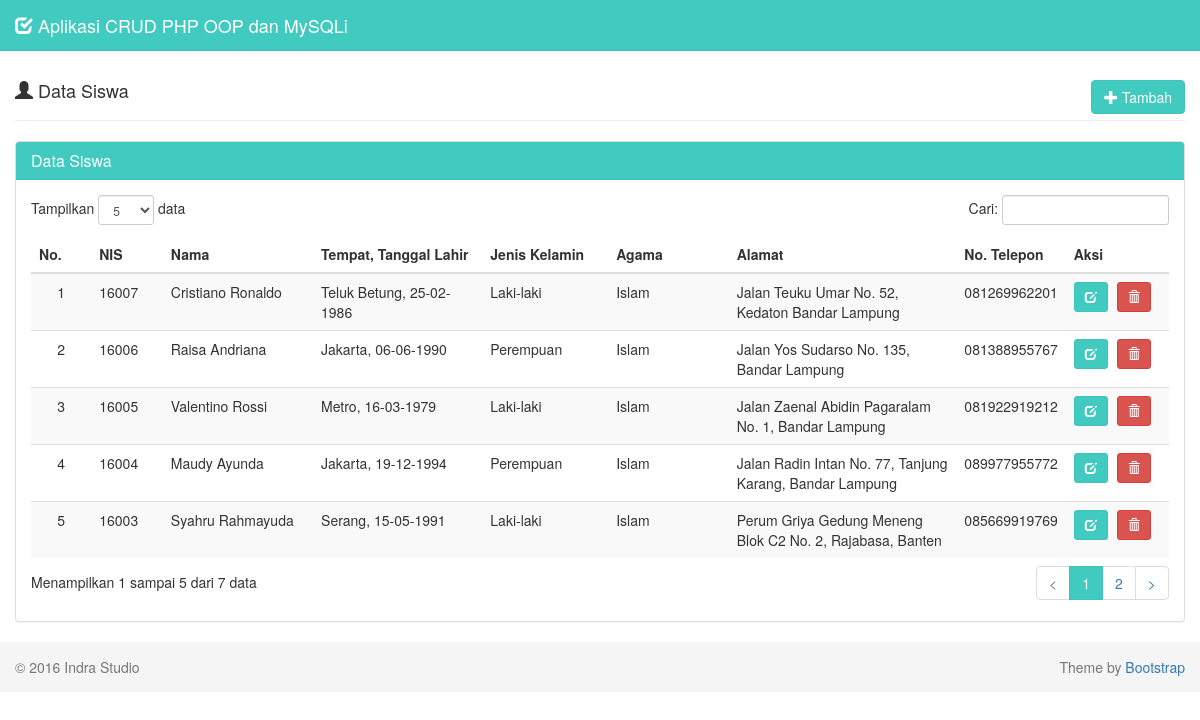
The page / on the database its author committed.
### tables this page shows
CREATE TABLE IF NOT EXISTS `is_siswa` (
  `nis` varchar(5) NOT NULL,
  `nama` varchar(30) NOT NULL,
  `tempat_lahir` varchar(30) NOT NULL,
  `tanggal_lahir` date NOT NULL,
  `jenis_kelamin` enum('Laki-laki','Perempuan') NOT NULL,
  `agama` varchar(20) NOT NULL,
  `alamat` varchar(100) NOT NULL,
  `no_telepon` varchar(12) NOT NULL,
  PRIMARY KEY (`nis`)
);

### siswa.php (called while the page is built, shortened)
<?php
class siswa {
    function view() {
        $db = new database();
        $mysqli = $db->connect();
        $sql = "SELECT * FROM is_siswa ORDER BY nis DESC";
        $result = $mysqli->query($sql);
        while ($data = $result->fetch_assoc()) {
            $hasil[] = $data;
        }
        return $hasil;
    }
}
?>

### tampil-data.php (the view, shortened to what this page needs)
<div class="row">
  <div class="col-md-12">
    <div class="page-header">
      <h4>
        <i class="glyphicon glyphicon-user"></i> Data Siswa
        <a class="btn btn-success pull-right" href="?page=tambah">
          <i class="glyphicon glyphicon-plus"></i> Tambah
        </a>
      </h4>
    </div>
    <div class="panel panel-default">
      <div class="panel-heading">
        <h3 class="panel-title">Data Siswa</h3>
      </div>
      <div class="panel-body">
        <table class="table table-striped table-hover" id="dataTables-example">
          <thead>
            <tr>
              <th>No.</th>
              <th>NIS</th>
              <th>Nama</th>
              <th>Tempat, Tanggal Lahir</th>
              <th>Jenis Kelamin</th>
              <th>Agama</th>
              <th>Alamat</th>
              <th>No. Telepon</th>
              <th>Aksi</th>
            </tr>
          </thead>
          <tbody>
          <?php
          require_once 'siswa.php';
          $siswa = new siswa();
          $result = $siswa->view();
          $no = 1;
          if (!empty($result)) {
            foreach($result as $data) {
              $tanggal        = $data['tanggal_lahir'];
              $tgl            = explode('-',$tanggal);
              $tanggal_lahir  = $tgl[2]."-".$tgl[1]."-".$tgl[0];
              echo "  <tr>
                    <td width='50' class='center'>$no</td>
                    <td width='60'>$data[nis]</td>
                    <td width='150'>$data[nama]</td>
                    <td width='180'>$data[tempat_lahir], $tanggal_lahir</td>
                    <td width='120'>$data[jenis_kelamin]</td>
                    <td width='120'>$data[agama]</td>
                    <td width='250'>$data[alamat]</td>
                    <td width='80'>$data[no_telepon]</td>
                    <td width='100'>
                      <div class=''>
                        <a data-toggle='tooltip' data-placement='top' title='Ubah' style='margin-right:5px' class='btn btn-success btn-sm' href='?page=ubah&id=$data[nis]'>
                          <i class='glyphicon glyphicon-edit'></i>
                        </a>";
          ?>
                        <a data-toggle="tooltip" data-placement="top" title="Hapus" class="btn btn-danger btn-sm" href="proses-hapus.php?id=<?php echo $data['nis'];?>" onclick="return confirm('Anda yakin ingin menghapus siswa <?php echo $data['nama']; ?>?');">
                          <i class="glyphicon glyphicon-trash"></i>
                        </a>
          <?php
              echo "
                      </div>
                    </td>
                  </tr>";
              $no++;
            }
          }
          ?>
          </tbody>
        </table>
      </div>
    </div>
  </div>
</div>

### index.php (shortened to what this page needs)
<!DOCTYPE html>
<html lang="en">
  <head>
    <link href="assets/css/bootstrap.min.css" rel="stylesheet">
    <link href="assets/css/datepicker.min.css" rel="stylesheet">
    <link href="assets/js/dataTables/css/dataTables.bootstrap.css" rel="stylesheet">
    <link href="assets/css/style.css" rel="stylesheet">
  </head>
  <body>
    <nav class="navbar navbar-default navbar-fixed-top">
      <div class="container-fluid">
        <div class="navbar-header">
          <a class="navbar-brand" href="index.php">
            <i class="glyphicon glyphicon-check"></i>
            Aplikasi CRUD PHP OOP dan MySQLi
          </a>
        </div>
      </div>
    </nav>
    <div class="container-fluid">
      <?php
      if (empty($_GET["page"])) {
        include "tampil-data.php";
      } elseif ($_GET['page'] == 'tambah') {
        include "form-tambah.php";
      } elseif ($_GET['page'] == 'ubah') {
        include "form-ubah.php";
      }
      ?>
    </div>
    <footer class="footer">
      <div class="container-fluid">
        <p class="text-muted pull-left">&copy; 2016 Indra Studio</p>
        <p class="text-muted pull-right ">Theme by <a href="http://www.getbootstrap.com" target="_blank">Bootstrap</a></p>
      </div>
    </footer>
  </body>
</html>

### assets/css/style.css (style rules this page uses)
body { padding-top: 40px; }
.navbar-default { background-color: #41cac0; border-color: #40c1be; }
.navbar-default .navbar-brand { color: #f1f2f7; }
.container-fluid .text-muted { margin: 15px 0; }
.panel-default > .panel-heading { background-color: #41cac0; border-color: #40c1be; color: #fff; }
.btn-success { background-color: #41cac0; border-color: #40c1be; color: #fff; }
.footer { width: 100%; height: 50px; background-color: #f5f5f5; }
.center { text-align: center; }

### rows shown on the page
is_siswa: nis "16007", nama "Cristiano Ronaldo", tempat_lahir "Teluk Betung", tanggal_lahir "25-02-1986", jenis_kelamin "Laki-laki", agama "Islam", alamat "Jalan Teuku Umar No. 52, Kedaton Bandar Lampung", no_telepon "081269962201"
is_siswa: nis "16006", nama "Raisa Andriana", tempat_lahir "Jakarta", tanggal_lahir "06-06-1990", jenis_kelamin "Perempuan", agama "Islam", alamat "Jalan Yos Sudarso No. 135, Bandar Lampung", no_telepon "081388955767"
is_siswa: nis "16005", nama "Valentino Rossi", tempat_lahir "Metro", tanggal_lahir "16-03-1979", jenis_kelamin "Laki-laki", agama "Islam", alamat "Jalan Zaenal Abidin Pagaralam No. 1, Bandar Lampung", no_telepon "081922919212"
is_siswa: nis "16004", nama "Maudy Ayunda", tempat_lahir "Jakarta", tanggal_lahir "19-12-1994", jenis_kelamin "Perempuan", agama "Islam", alamat "Jalan Radin Intan No. 77, Tanjung Karang, Bandar Lampung", no_telepon "089977955772"
is_siswa: nis "16003", nama "Syahru Rahmayuda", tempat_lahir "Serang", tanggal_lahir "15-05-1991", jenis_kelamin "Laki-laki", agama "Islam", alamat "Perum Griya Gedung Meneng Blok C2 No. 2, Rajabasa, Banten", no_telepon "085669919769"
